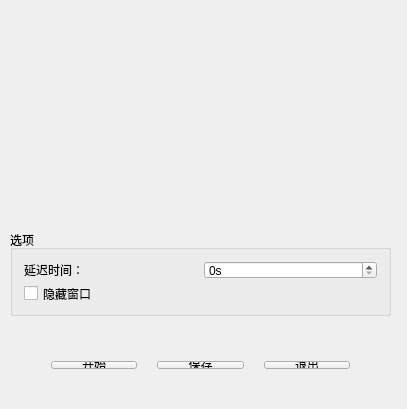
<?xml version="1.0" encoding="UTF-8"?>
<ui version="4.0">
 <class>MainWindow</class>
 <widget class="QMainWindow" name="MainWindow">
  <property name="geometry">
   <rect>
    <x>0</x>
    <y>0</y>
    <width>407</width>
    <height>409</height>
   </rect>
  </property>
  <property name="windowTitle">
   <string>MainWindow</string>
  </property>
  <widget class="QWidget" name="centralWidget">
   <widget class="QGroupBox" name="groupBox">
    <property name="geometry">
     <rect>
      <x>10</x>
      <y>230</y>
      <width>381</width>
      <height>86</height>
     </rect>
    </property>
    <property name="title">
     <string>选项</string>
    </property>
    <layout class="QGridLayout" name="gridLayout">
     <item row="0" column="0">
      <widget class="QLabel" name="label">
       <property name="text">
        <string>延迟时间：</string>
       </property>
      </widget>
     </item>
     <item row="0" column="1">
      <widget class="QSpinBox" name="spinBox">
       <property name="suffix">
        <string>s</string>
       </property>
       <property name="prefix">
        <string/>
       </property>
      </widget>
     </item>
     <item row="1" column="0">
      <widget class="QCheckBox" name="checkBox">
       <property name="text">
        <string>隐藏窗口</string>
       </property>
      </widget>
     </item>
    </layout>
   </widget>
   <widget class="QLabel" name="screenview">
    <property name="geometry">
     <rect>
      <x>20</x>
      <y>10</y>
      <width>371</width>
      <height>211</height>
     </rect>
    </property>
    <property name="text">
     <string/>
    </property>
   </widget>
   <widget class="QWidget" name="">
    <property name="geometry">
     <rect>
      <x>40</x>
      <y>350</y>
      <width>321</width>
      <height>30</height>
     </rect>
    </property>
    <layout class="QGridLayout" name="gridLayout_2" rowstretch="0">
     <property name="horizontalSpacing">
      <number>20</number>
     </property>
     <property name="verticalSpacing">
      <number>0</number>
     </property>
     <item row="0" column="3">
      <widget class="QPushButton" name="exitBtn">
       <property name="text">
        <string>退出</string>
       </property>
      </widget>
     </item>
     <item row="0" column="0">
      <widget class="QPushButton" name="starBtn">
       <property name="text">
        <string>开始</string>
       </property>
      </widget>
     </item>
     <item row="0" column="1">
      <widget class="QPushButton" name="saveBtn">
       <property name="text">
        <string>保存</string>
       </property>
      </widget>
     </item>
    </layout>
   </widget>
  </widget>
 </widget>
 <layoutdefault spacing="6" margin="11"/>
 <resources/>
 <connections/>
</ui>
